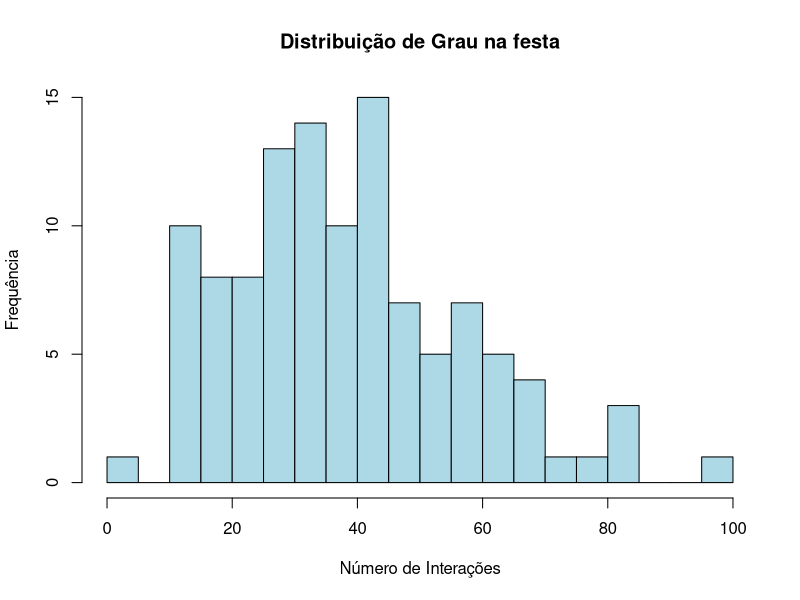
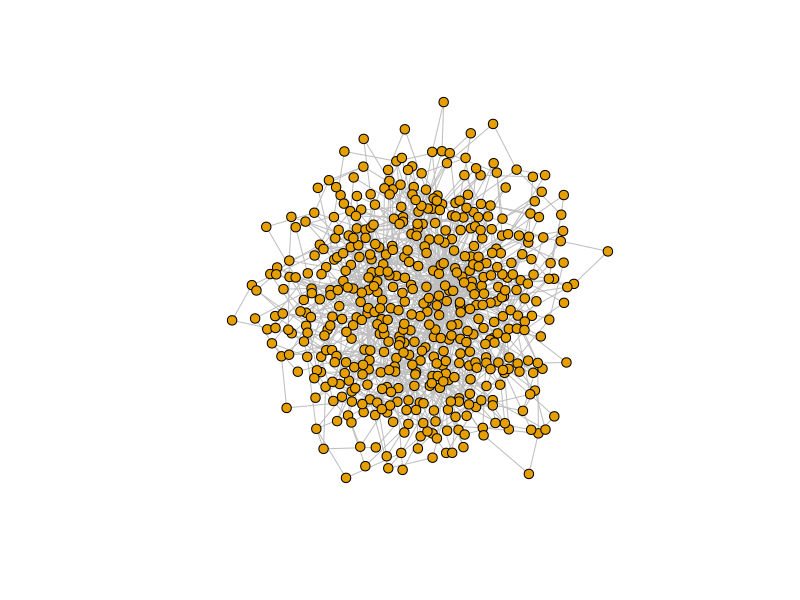
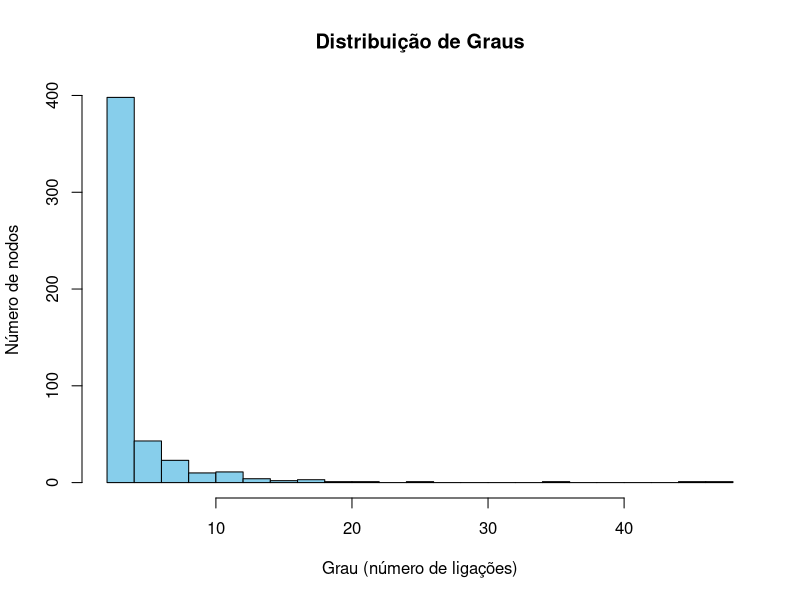
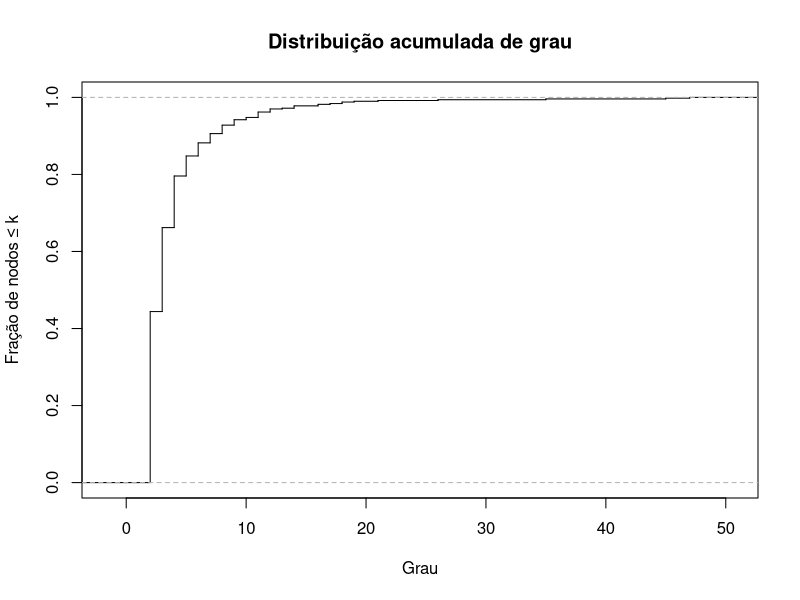
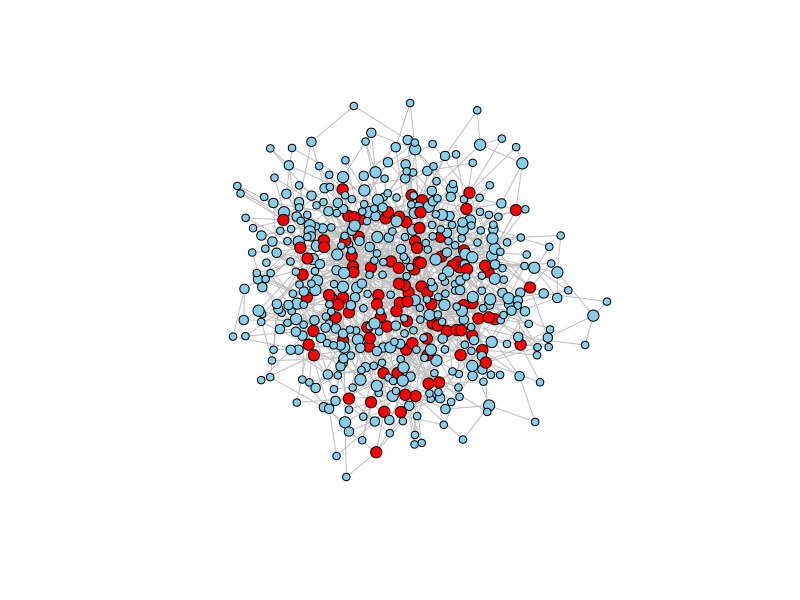

R code for these plots, in order:
# install.packages("igraph")
library(igraph)

# Leitura dos dados e construção do grafo
dados <- read.table("trab.txt", header = FALSE)
g_festa <- graph_from_data_frame(dados, directed = FALSE)
g_festa

#############
## Parte I ##
#############


#a) Indique a dimensão e o número de ligações da rede. 
# Determine a densidade e classifique a rede.

# Dimensão / Número de nodos -> 113
n_nod_festa <- vcount(g_festa)
n_nod_festa

# Número de ligações -> 2196
n_lig_festa <- ecount(g_festa)
n_lig_festa 

# Densidade -> 0.3470291 -> relativamente densa
densidade_festa <- edge_density(g_festa)
densidade_festa

# b) Obtenha o grau médio e a distribuição de grau. 
# Caracterize a distribuição de grau (mediana, quartis, etc.) e comente. 
# Calcule o parâmetro de heterogeneidade. Indique o 
# que pode concluir quanto à existência de hubs.

# Grau e estatísticas
graus_festa <- degree(g_festa)
summary(graus_festa)

min_festa <- min(graus_festa)
max_festa <- max(graus_festa)
median_festa <- median(graus_festa)
media_festa <- mean(graus_festa)
q1_festa <- quantile(graus_festa,0.25)
q3_festa <- quantile(graus_festa,0.75)

# Distribuição
dist_a <- hist(graus_festa, breaks = 20, col = "lightblue", main = "Distribuição de Grau na festa",
     xlab = "Número de Interações", ylab = "Frequência")

# Heterogeneidade -> 1.222905 -> Ligeiramente Heterogénia
heterogeneity_festa <- mean(graus_festa^2)/mean(graus_festa)^2
heterogeneity_festa

#c)

# Associação de Grau -> -0.1225804 -> Ligeiramente Disassortativa (nodos de grau elevado tendem a ligar-se a nodos de grau baixo)
assortativity_degree(g_festa)


#d)

# Distância entre nodos -> 1.65629 -> a maioria dos nodos está ligada diretamente ou por um intermediário (raramente por 2 intermediários)
mean_distance(g_festa)


#e)

# Clustering global -> 0.4952046 -> triângulos são frequentes
transitivity(g_festa, type="global")

# Clustering Local ?????????
transitivity(g_festa, type="local") # n sei interpretar


#f)

# Core -> núcleos/centros das ligações (acho eu)
core <- coreness(g_festa)
table(core)


#g) "Elabore um pequeno texto com comentários adicionais que considere pertinentes."

#1 A rede estudada apresenta um conjunto de nodos que ajudam a caracterizar a dinâmica social da festa.
#2 É uma rede densa (elevada conecção entre nodos).
#3 É globalmente conectada e compacta (distância reduzida entre nodos).
#4 Possui clustering elevado (abundância de triângulos).
#5 É ligeiramente heterogénia (existência de alguns nodos com grau muito superior à média).
#6 É dissortativa (tendência para nodos de grau elevado).
#7 No conjunto, trata-se de uma rede altamente conectada, com hubs moderados,
#7 forte coesão local e grande eficiência global.

#h) "Tendo em conta o contexto, identifique algumas características/o papel de alguns dos presentes na festa. Justifique."

#1 Os nodos com grau mais  elevado representão as pessoas na festa mais sociáveis .
#1 (possivelmente anfitriões). Estes individuos têm múltiplas ligações entre si e 
#1 integram vários triângulos.
#2 Existem nodos que se destacam pela 'betweenness' desempenham o papel de conectores sociais entre grupos.
#3 Os graus dos nodos das pessoas na festa sugerem participação social regular.
#4 Os nodos de grau mais baixo, representão pessoas com menor participação social
#4 (possivelmente chegaram atrasados ou não são tão sociáveis).
#5 A rede apresenta elevada conectividade global, forte coesão local e uma estrutura
#5 social típica de eventos com vários grupos de amigos. Conseguimos observar 
#5 papéis sociais na rede dependendo do grau dos nodos e conectividade entre nodos.

### Parte II

############
#### Q1 ####
############

# Modelo Preferential-Attachment
# n(odes) = 500 nodos
# e(dges) = 1000 ligacoes
set.seed(5158)
rede <- sample_pa(n = 500, power = 1, m = 2, directed = FALSE)

ecount(rede)

vcount(rede)

plot(rede, vertex.size = 5, vertex.label = NA, edge.color = "grey")

# i) determine a densidade e classifique a rede;
# Bastante esparsa com densidade 0.008
densidade_pa <- edge_density(rede)

# ii) indique se a rede é conexa;
# TRUE
is_connected(rede)

# iii) - obtenha o grau médio e a distribuição de grau.
# Caracterize a distribuição de grau (mediana, quartis, etc.) e comente;
graus <- degree(rede)

avg_grau <- mean(graus)
summary(graus)

# Difícil visualização
hist(graus, breaks = 30, col = "skyblue",
     main = "Distribuição de Graus",
     xlab = "Grau (número de ligações)",
     ylab = "Número de nodos")

# Calcular distribuição acumulada
graus_sorted <- sort(graus)
cdf <- ecdf(graus_sorted)

# Plot CDF
plot(cdf, main = "Distribuição acumulada de grau",
     xlab = "Grau", ylab = "Fração de nodos ≤ k",
     verticals = TRUE, do.points = FALSE)


# iv) - calcule o parâmetro de heterogeneidade. 
# Indique o que pode concluir quanto à existência de hubs;
grau_medio <- mean(graus)
grau2_medio <- mean(graus^2)

H <- grau2_medio / (grau_medio^2) # H = 2.13!

Q3 <- quantile(graus, 0.75)
sum(graus > Q3)        # número de nodos acima de Q3
sum(graus > Q3) / length(graus) * 100  # percentual da rede

sum(graus > 10)
sum(graus > 10) / length(graus) * 100
hubs <- graus > 10


layout <- layout_with_fr(rede, niter = 2000)
vertex_sizes <- pmin(graus + 2, 6)  # limita tamanho máximo
plot(rede, layout = layout,
     vertex.size = vertex_sizes,
     vertex.color = ifelse(graus > quantile(graus, 0.75), "red", "skyblue"),
     vertex.label = NA,
     edge.color = "grey",
     margin = 0)

# v) estude a associação de grau e indique o que poderá concluir-se;

assor <- assortativity_degree(rede, directed=FALSE)
assor # r < 0 é disassociativa, logo os hubs não estão conetados entre si.

# vi) - determine a média dos comprimentos dos caminhos mais curtos e 
# o diâmetro da rede. Indique o que pode concluir-se quanto à distância média;

avg_path <- mean_distance(rede, directed = FALSE)
avg_path

diam <- diameter(rede, directed = FALSE)
diam

# vii) - determine os coeficientes de clustering da rede. 
# Diga o que pode concluir-se quanto à existência de triângulos.
clust_media <- transitivity(rede, type = "average")
clust_media
